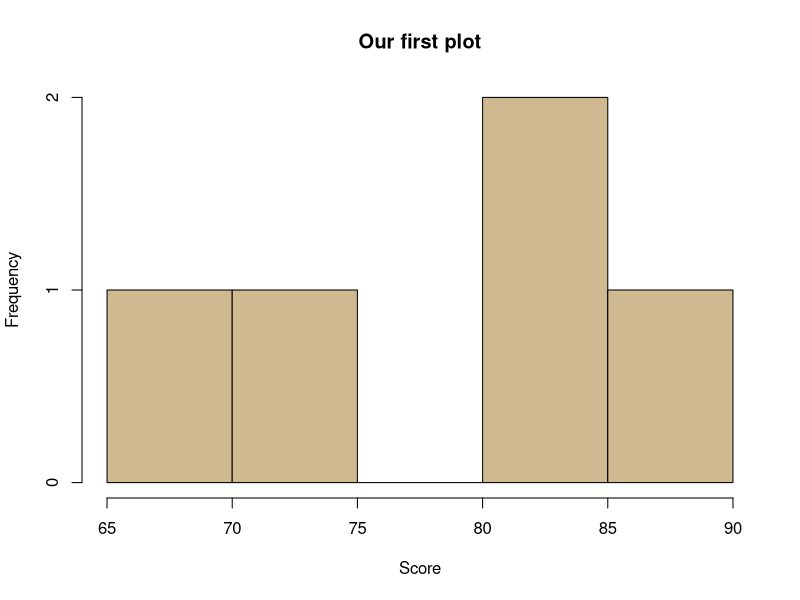

This chart was generated by the following R code: (Note: this script raises an error after producing the figure.)
# PUPIL Part I: AI-assisted edition
# Run from the complete workshop folder in desktop RStudio.
# data_demo starts from the CSV export (numeric category codes).
data_demo <- read.csv("data/PISA_200.csv")
dat <- read.csv("data/education_workshop_data.csv")

# Why R still matters
# Run real R in your browser. No RStudio installation needed.
2 + 3
R.version.string
# A script records your steps; the output alone does not.
scores <- c(65, 72, 81)
mean(scores)



# Find your way around
score <- 85
score
ls()
hist(c(65,72,81,85,90), main="Our first plot", xlab="Score", col="#CFB991")



# Calculate, then predict
2 + 3
3 * 5
8 / 2
2 + 3 * 5
(2 + 3) * 5



# Objects and assignment
x <- 5
x
y <- x + 3
y
x <- 10
y

# Optional: Debug a name mismatch
# Intentional error exercise:
score <- 85
Score

# Vectors and indexing
numbers <- c(1, 3, 5, 7, 9)
sum(numbers)
mean(numbers)
new_nums <- numbers - mean(numbers)
new_nums
numbers[2]
numbers[1:3]
numbers[-4]
numbers[-c(3,5)]
numbers > 5
numbers[numbers > 5]



# Files and folders
getwd()
list.files("data")
file.exists("data/PISA_200.csv")
data_demo <- read.csv("data/PISA_200.csv")
dim(data_demo)



# Packages and libraries
# Base R is ready without extra packages.
search()
# Check availability without causing an error.
requireNamespace("readxl", quietly=TRUE)
requireNamespace("haven", quietly=TRUE)

# Optional: Load import packages (install first)
library(readxl)
library(haven)
packageVersion("readxl")
packageVersion("haven")

# Import Excel and SPSS
# Always-available CSV path for the same SPSS observations.
data_demo <- read.csv("data/PISA_200.csv")
head(data_demo)
dim(data_demo)
str(data_demo)

# Optional: Original Excel / SPSS import (install first)
library(readxl)
library(haven)
pisa_200_excel <- read_excel("data/PISA_200.xlsx")
data_demo <- read_sav("data/PISA_200.sav")
dim(pisa_200_excel)
dim(data_demo)
names(data_demo)
attr(data_demo$Gender, "labels")

# Inspect before analyzing
head(data_demo)
dim(data_demo)
names(data_demo)
str(data_demo)
anyDuplicated(data_demo$Stu_ID)
colSums(is.na(data_demo))



# Summaries and histograms
summary(data_demo$Math_Overall)
mean(data_demo$Math_Overall, na.rm=TRUE)
sd(data_demo$Math_Overall, na.rm=TRUE)
hist(data_demo$Math_Overall,
     main="Histogram of Math Overall Scores",
     xlab="Math Overall Scores", ylab="Frequency",
     col="#CFB991", border="white")

# Optional: Change the bin count
hist(data_demo$Math_Overall, breaks=20, main="Math scores: 20 requested breaks", xlab="Math Overall Scores", col="#2B7570", border="white")

# Counts, labels, missingness
gender <- factor(data_demo$Gender, levels=c(1,2), labels=c("Female","Male"))
school <- factor(data_demo$Sch_Type, levels=1:3,
 labels=c("Private independent","Private Government-dependent","Public"))
table(gender, useNA="ifany")
table(school, useNA="ifany")
barplot(table(gender), main="Distribution of Gender",
 xlab="Gender", ylab="Frequency", col=c("#CFB991","#2B7570"))

# Optional: Original value labels (install first)
library(haven)
data_demo <- read_sav("data/PISA_200.sav")
table(as_factor(data_demo$Gender))
table(as_factor(data_demo$Sch_Type), useNA="ifany")

# Pipes and subsets
data_demo[1:10, 1:4]
data_demo$Gender |> factor(levels=c(1,2), labels=c("Female","Male")) |> table()
female_score <- data_demo[!is.na(data_demo$Gender) & data_demo$Gender == 1,
 c("Stu_ID","Math_Overall")]
head(female_score)
nrow(female_score)
write.csv(female_score, "female_score.csv", row.names=FALSE)



# Your turn: scores below 400
# Your task: create low_math, then summarize it.
# Columns: Stu_ID, Gender, Math_Overall
# Condition: nonmissing Math_Overall < 400
names(data_demo)
# Write your code below:


# Optional: Worked answer / backup
low_math <- data_demo[!is.na(data_demo$Math_Overall) & data_demo$Math_Overall < 400,
 c("Stu_ID","Gender","Math_Overall")]
nrow(low_math)
mean(low_math$Math_Overall)
factor(low_math$Gender, levels=c(1,2), labels=c("Female","Male")) |> table()

# When valid code misleads
flag <- data_demo$Sch_Type == 1
table(flag, useNA="ifany")
private_unchecked <- data_demo[flag, ]
nrow(private_unchecked)
private_unchecked
# Keep the original data intact.
private_checked <- data_demo[!is.na(flag) & flag, ]
nrow(private_checked)
data_complete_school <- data_demo[!is.na(data_demo$Sch_Type), ]
dim(data_complete_school)



# Take the workflow with you
# Record your environment for reproducibility.
sessionInfo()
# Use Download script to keep the code you edited here.



# AI design lab: reveal & revise
head(dat)
aggregate(posttest_score ~ condition, dat, mean)
boxplot(posttest_score ~ condition, dat, col=c("#CFB991","#2B7570"))

# Optional: Step 1: tempting student-level test
# Deliberately naive: critique independence before using results.
t.test(posttest_score ~ condition, dat)

# Optional: Step 3: classroom-level comparison
class_means <- aggregate(posttest_score ~ classroom_id + condition, dat, mean)
class_means
table(class_means$condition)
t.test(posttest_score ~ condition, class_means)
